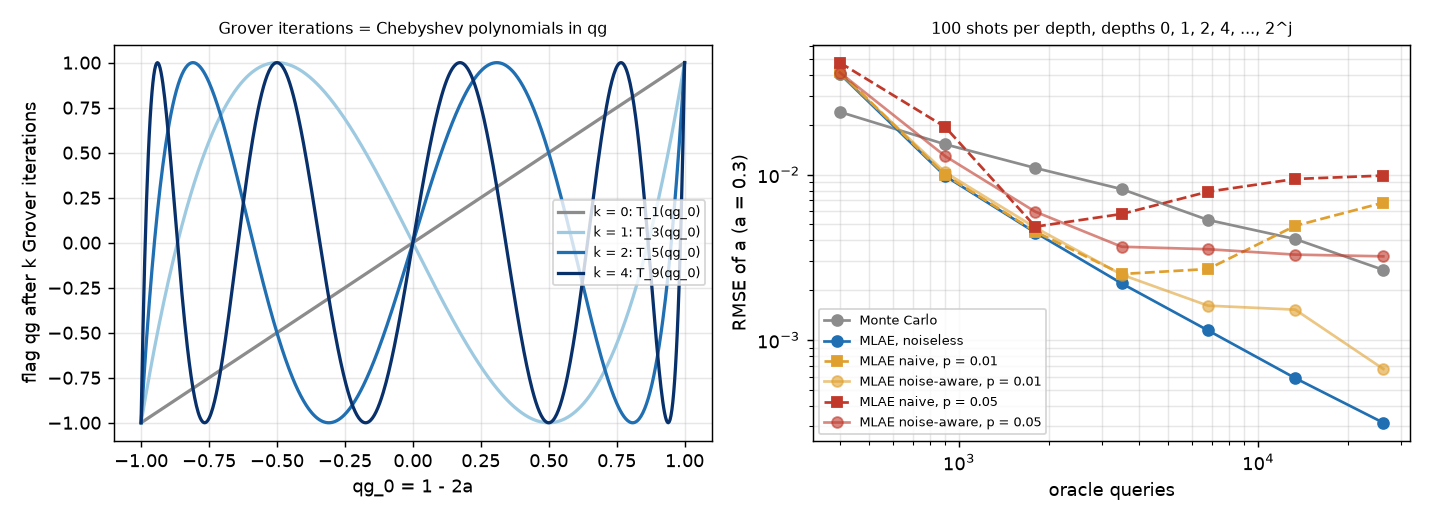

Write Python code to recreate this figure.
"""
Grover amplitude estimation in qg units: Chebyshev polynomials, a flat
Fisher factor, and what noise does to the quadratic speed-up.

A prepares cos(t)|bad> + sin(t)|good>, amplitude a = sin^2 t. Read the
good/bad flag as a qubit: its qg is qg_0 = 1 - 2a = cos 2t. After k
Grover iterations Q = A S_0 A^dag S_good the flag reads

    qg_k = cos(2 (2k + 1) t) = T_m(qg_0),   m = 2k + 1,

the Chebyshev polynomial of degree m (the same structure as the arccos
encoding of §16). Measuring qg_k with one shot gives, since
T_m'(q) = m U_{m-1}(q) and 1 - T_m(q)^2 = (1 - q^2) U_{m-1}(q)^2,

    F_m(qg_0) = m^2 / (1 - qg_0^2)          (exact, any q)

i.e. depth m multiplies the one-shot qg information of §15.1 by m^2,
uniformly along the fringe. This is the qg form of the known Fisher
information 4 m^2 of the angle t [Suzuki et al., Quantum Inf. Process.
19, 75 (2020)], and it is why maximum-likelihood amplitude estimation
(MLAE) reaches ~1/queries instead of the Monte Carlo 1/sqrt(queries).

Experiment (analytic sampling; a Qiskit circuit check is in tests/):
estimate a with a budget of oracle queries (a shot at depth k costs
2k + 1 applications of A):
  Monte Carlo   depth 0 only
  MLAE          depths k = 0, 1, 2, 4, ..., 2^j (N shots each), maximum
                likelihood over qg_0 in [-1, 1]
Noise: depolarizing noise of strength p per Grover iteration shrinks the
flag towards qg = 0: qg_k = (1 - p)^k T_m(qg_0). Two MLAE variants:
  naive         ignores the noise
  noise-aware   knows p (from a calibration) and uses it in the likelihood

Findings (300 repetitions, 100 shots per depth):

  * F_m (1 - qg_0^2) / m^2 = 1 to machine precision for every depth and
    every qg_0: Grover depth multiplies the qg information by m^2,
    uniformly along the fringe.
  * Noiseless: MLAE error falls as queries^(-0.93 ... -1.12) against
    queries^(-0.5) for Monte Carlo, 8.4-9.3x lower at 26,200 queries
    for a = 0.1, 0.3, 0.5. With only depths 0 and 1 (j = 0) MLAE can
    be worse than Monte Carlo (0.6x at a = 0.3): T_3 is not
    one-to-one, and the likelihood has several peaks.
  * Depolarizing noise p = 0.01 per iteration: MLAE that ignores it
    stops improving and ends worse than Monte Carlo (6.8e-3 vs 2.7e-3
    at 26,200 queries); the noise-aware likelihood keeps going (6.7e-4,
    4x below Monte Carlo).
  * p = 0.05: even noise-aware MLAE plateaus at the Monte Carlo level
    (3.2e-3 vs 2.8e-3): depths beyond ~1/p carry almost no signal
    ((1 - p)^64 = 0.04), and the quadratic speed-up is gone.

Honest summary: the Chebyshev form and the m^2/(1 - qg^2) Fisher factor
are a clean qg reading of known amplitude estimation results (Suzuki et
al. 2020 for MLAE; the noise-aware likelihood is also known). No new
algorithm; the useful practical point is that the noise must be in the
likelihood, and that the advantage ends near depth 1/p.
"""

import math

import numpy as np
from numpy.polynomial import chebyshev as C

A_TRUE = (0.1, 0.3, 0.5)
Q_GRID = np.linspace(-1, 1, 40001)


def chebyshev_t(m, q):
    return C.chebval(q, [0] * m + [1])


def flag_qg(q0, k, p=0.0):
    return (1 - p) ** k * chebyshev_t(2 * k + 1, q0)


def fisher_depth(m, q0):
    """One-shot Fisher information on qg_0 at depth m (noiseless)."""
    tm = chebyshev_t(m, q0)
    d = C.chebval(q0, C.chebder([0] * m + [1]))
    return d**2 / (1 - tm**2)


def schedule(j):
    return [0] + [2**i for i in range(j + 1)]


def queries(ks, shots):
    return shots * sum(2 * k + 1 for k in ks)


def mle(counts, ks, shots, p=0.0):
    """counts[i] = number of +1 (bad) outcomes at depth ks[i]."""
    ll = np.zeros_like(Q_GRID)
    for c, k in zip(counts, ks):
        pp = np.clip((1 + flag_qg(Q_GRID, k, p)) / 2, 1e-15, 1 - 1e-15)
        ll += c * np.log(pp) + (shots - c) * np.log(1 - pp)
    return float(Q_GRID[np.argmax(ll)])


def run(a, j, shots, reps=300, p_true=0.0, p_model=0.0, seed=0):
    """RMSE of a_hat for MLAE with schedule(j) and for Monte Carlo with the
    same number of queries."""
    rng = np.random.default_rng(seed)
    q0 = 1 - 2 * a
    ks = schedule(j)
    n_q = queries(ks, shots)
    err_ae, err_mc = [], []
    for _ in range(reps):
        counts = [rng.binomial(shots, (1 + flag_qg(q0, k, p_true)) / 2) for k in ks]
        a_ae = (1 - mle(counts, ks, shots, p_model)) / 2
        c0 = rng.binomial(n_q, (1 + q0) / 2)
        a_mc = (1 - (2 * c0 / n_q - 1)) / 2
        err_ae.append(a_ae - a)
        err_mc.append(a_mc - a)
    return n_q, float(np.sqrt(np.mean(np.square(err_ae)))), float(np.sqrt(np.mean(np.square(err_mc))))


def scaling(a=0.3, shots=100, js=range(0, 7), p=0.0, aware=True, reps=300):
    rows = []
    for j in js:
        n_q, e_ae, e_mc = run(a, j, shots, reps, p_true=p, p_model=p if aware else 0.0)
        rows.append((j, n_q, e_ae, e_mc))
    return rows


def slope(rows, idx):
    x = np.log([r[1] for r in rows])
    y = np.log([r[idx] for r in rows])
    return float(np.polyfit(x, y, 1)[0])


def make_figure(path):
    import matplotlib

    matplotlib.use("Agg")
    import matplotlib.pyplot as plt

    fig, (ax1, ax2) = plt.subplots(1, 2, figsize=(11, 4))
    q = np.linspace(-1, 1, 600)
    for m, c in ((1, "#8c8c8c"), (3, "#9ecae1"), (5, "#1f6fb2"), (9, "#08306b")):
        ax1.plot(q, chebyshev_t(m, q), color=c, lw=1.8, label=f"k = {(m - 1) // 2}: T_{m}(qg_0)")
    ax1.set_xlabel("qg_0 = 1 - 2a")
    ax1.set_ylabel("flag qg after k Grover iterations")
    ax1.set_title("Grover iterations = Chebyshev polynomials in qg", fontsize=9)
    ax1.legend(fontsize=7)
    ax1.grid(alpha=0.3)
    base = scaling()
    ax2.loglog([r[1] for r in base], [r[3] for r in base], "o-", color="#8c8c8c", label="Monte Carlo")
    ax2.loglog([r[1] for r in base], [r[2] for r in base], "o-", color="#1f6fb2", label="MLAE, noiseless")
    for p, c in ((0.01, "#e0a030"), (0.05, "#c0392b")):
        naive = scaling(p=p, aware=False)
        aware = scaling(p=p, aware=True)
        ax2.loglog([r[1] for r in naive], [r[2] for r in naive], "s--", color=c, label=f"MLAE naive, p = {p}")
        ax2.loglog([r[1] for r in aware], [r[2] for r in aware], "o-", color=c, alpha=0.6,
                   label=f"MLAE noise-aware, p = {p}")
    ax2.set_xlabel("oracle queries")
    ax2.set_ylabel("RMSE of a (a = 0.3)")
    ax2.set_title("100 shots per depth, depths 0, 1, 2, 4, ..., 2^j", fontsize=9)
    ax2.legend(fontsize=7)
    ax2.grid(alpha=0.3, which="both")
    fig.tight_layout()
    fig.savefig(path, dpi=130)


if __name__ == "__main__":
    import sys

    q = np.linspace(-0.95, 0.95, 7)
    for m in (1, 3, 5, 9):
        ratio = fisher_depth(m, q) * (1 - q**2) / m**2
        print(f"F_m (1 - q^2) / m^2 for m = {m}: " + " ".join(f"{x:.6f}" for x in ratio))
    for a in A_TRUE:
        rows = scaling(a=a)
        print(f"\na = {a}: queries, RMSE MLAE, RMSE Monte Carlo")
        for j, n_q, e_ae, e_mc in rows:
            print(f"  j={j}  {n_q:6d}  {e_ae:.2e}  {e_mc:.2e}  (MC/MLAE {e_mc / e_ae:.1f}x)")
        print(f"  log-log slopes: MLAE {slope(rows, 2):.2f}, Monte Carlo {slope(rows, 3):.2f}")
    for p in (0.01, 0.05):
        naive, aware = scaling(p=p, aware=False), scaling(p=p, aware=True)
        print(f"\ndepolarizing p = {p} per iteration, a = 0.3:")
        for (j, n_q, e_n, e_mc), (_, _, e_a, _) in zip(naive, aware):
            print(f"  j={j}  {n_q:6d}  naive {e_n:.2e}  aware {e_a:.2e}  MC {e_mc:.2e}")
    if "--figure" in sys.argv:
        make_figure(__file__.replace(".py", ".png"))
